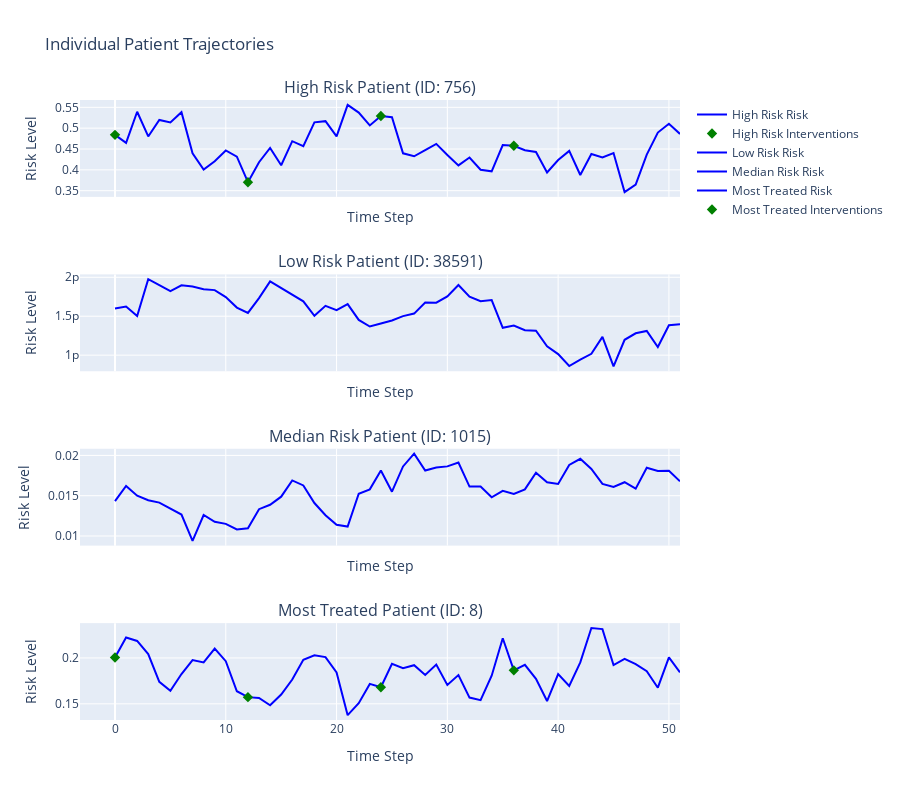

Notebook cell for this chart:
### Markdown cell above
## 🧑⚕️ Patient Trajectories {#trajectories}

### Code cell
# Patient trajectory analysis
if all(key in data for key in ['patient_risks', 'temporal_matrix', 'incidents', 'interventions']):
    # Select interesting patients for trajectory analysis
    risks = data['patient_risks']['base_risk']
    
    # Find patients with different risk profiles
    high_risk_patient = risks.idxmax()
    low_risk_patient = risks.idxmin()
    median_risk_patient = risks.median()
    median_risk_idx = (risks - median_risk_patient).abs().idxmin()
    
    # Find a patient who had interventions
    intervention_patients = data['interventions'].sum(axis=1)
    if intervention_patients.sum() > 0:
        treated_patient = intervention_patients.idxmax()
    else:
        treated_patient = None
    
    # Create patient trajectory plots
    patients_to_plot = {
        'High Risk': high_risk_patient,
        'Low Risk': low_risk_patient,
        'Median Risk': median_risk_idx
    }
    
    if treated_patient is not None:
        patients_to_plot['Most Treated'] = treated_patient
    
    fig = make_subplots(
        rows=len(patients_to_plot), cols=1,
        subplot_titles=[f"{name} Patient (ID: {idx})" for name, idx in patients_to_plot.items()],
        shared_xaxes=True
    )
    
    time_steps = list(range(len(data['temporal_matrix'].columns)))
    
    for row, (name, patient_idx) in enumerate(patients_to_plot.items(), 1):
        # Get patient data
        patient_risks = data['temporal_matrix'].iloc[patient_idx]
        patient_incidents = data['incidents'].iloc[patient_idx]
        patient_interventions = data['interventions'].iloc[patient_idx]
        
        # Plot temporal risk
        fig.add_trace(
            go.Scatter(
                x=time_steps,
                y=patient_risks,
                mode='lines',
                name=f'{name} Risk',
                line=dict(color='blue')
            ),
            row=row, col=1
        )
        
        # Mark incidents
        incident_times = [t for t, incident in enumerate(patient_incidents) if incident]
        if incident_times:
            incident_risks = [patient_risks.iloc[t] for t in incident_times]
            fig.add_trace(
                go.Scatter(
                    x=incident_times,
                    y=incident_risks,
                    mode='markers',
                    name=f'{name} Incidents',
                    marker=dict(color='red', size=10, symbol='x')
                ),
                row=row, col=1
            )
        
        # Mark interventions
        intervention_times = [t for t, intervention in enumerate(patient_interventions) if intervention]
        if intervention_times:
            intervention_risks = [patient_risks.iloc[t] for t in intervention_times]
            fig.add_trace(
                go.Scatter(
                    x=intervention_times,
                    y=intervention_risks,
                    mode='markers',
                    name=f'{name} Interventions',
                    marker=dict(color='green', size=8, symbol='diamond')
                ),
                row=row, col=1
            )
    
    fig.update_layout(
        height=200 * len(patients_to_plot),
        title_text="Individual Patient Trajectories",
        showlegend=True
    )
    
    fig.update_xaxes(title_text="Time Step")
    fig.update_yaxes(title_text="Risk Level")
    
    fig.show()
    
    # Print trajectory summaries
    print("🧑⚕️ Patient Trajectory Summary:")
    for name, patient_idx in patients_to_plot.items():
        base_risk = risks.iloc[patient_idx]
        total_incidents = data['incidents'].iloc[patient_idx].sum()
        total_interventions = data['interventions'].iloc[patient_idx].sum()
        
        print(f"   {name} (ID {patient_idx}):")
        print(f"     Base risk: {base_risk:.6f}")
        print(f"     Total incidents: {total_incidents}")
        print(f"     Total interventions: {total_interventions}")
else:
    print("❌ Patient trajectory data not available")

### Figure 1 — Plotly figure (JSON) as saved in the notebook; plotly's stock layout.template omitted (floating-point values rounded to 4 significant figures)
{"data": [{"line": {"color": "blue"}, "mode": "lines", "name": "High Risk Risk", "type": "scatter", "x": [0, 1, 2, 3, 4, 5, 6, 7, 8, 9, 10, 11, 12, 13, 14, 15, 16, 17, 18, 19, 20, 21, 22, 23, 24, 25, 26, 27, 28, 29, 30, 31, 32, 33, 34, 35, 36, 37, 38, 39, 40, 41, 42, 43, 44, 45, 46, 47, 48, 49, 50, 51], "xaxis": "x", "y": [0.4839, 0.4646, 0.5394, 0.4802, 0.5197, 0.5138, 0.5383, 0.4398, 0.4007, 0.4207, 0.4466, 0.4316, 0.3704, 0.4183, 0.4525, 0.4111, 0.4688, 0.4571, 0.5139, 0.5169, 0.4805, 0.556, 0.5374, 0.5066, 0.5293, 0.5264, 0.4397, 0.4326, 0.4476, 0.4624, 0.4356, 0.4107, 0.4296, 0.4003, 0.3965, 0.4594, 0.4577, 0.447, 0.443, 0.3938, 0.4236, 0.4454, 0.3878, 0.4381, 0.4298, 0.4403, 0.3468, 0.3648, 0.4366, 0.4894, 0.5105, 0.4861], "yaxis": "y"}, {"marker": {"color": "green", "size": 8, "symbol": "diamond"}, "mode": "markers", "name": "High Risk Interventions", "type": "scatter", "x": [0, 12, 24, 36], "xaxis": "x", "y": [0.4839, 0.3704, 0.5293, 0.4577], "yaxis": "y"}, {"line": {"color": "blue"}, "mode": "lines", "name": "Low Risk Risk", "type": "scatter", "x": [0, 1, 2, 3, 4, 5, 6, 7, 8, 9, 10, 11, 12, 13, 14, 15, 16, 17, 18, 19, 20, 21, 22, 23, 24, 25, 26, 27, 28, 29, 30, 31, 32, 33, 34, 35, 36, 37, 38, 39, 40, 41, 42, 43, 44, 45, 46, 47, 48, 49, 50, 51], "xaxis": "x2", "y": [1.599e-12, 1.625e-12, 1.502e-12, 1.975e-12, 1.9e-12, 1.824e-12, 1.897e-12, 1.882e-12, 1.846e-12, 1.835e-12, 1.746e-12, 1.611e-12, 1.543e-12, 1.732e-12, 1.947e-12, 1.859e-12, 1.782e-12, 1.691e-12, 1.505e-12, 1.633e-12, 1.579e-12, 1.655e-12, 1.453e-12, 1.368e-12, 1.407e-12, 1.445e-12, 1.501e-12, 1.534e-12, 1.677e-12, 1.674e-12, 1.754e-12, 1.902e-12, 1.751e-12, 1.693e-12, 1.707e-12, 1.352e-12, 1.379e-12, 1.32e-12, 1.315e-12, 1.115e-12, 1.014e-12, 8.603e-13, 9.439e-13, 1.017e-12, 1.234e-12, 8.553e-13, 1.197e-12, 1.28e-12, 1.311e-12, 1.104e-12, 1.385e-12, 1.399e-12], "yaxis": "y2"}, {"line": {"color": "blue"}, "mode": "lines", "name": "Median Risk Risk", "type": "scatter", "x": [0, 1, 2, 3, 4, 5, 6, 7, 8, 9, 10, 11, 12, 13, 14, 15, 16, 17, 18, 19, 20, 21, 22, 23, 24, 25, 26, 27, 28, 29, 30, 31, 32, 33, 34, 35, 36, 37, 38, 39, 40, 41, 42, 43, 44, 45, 46, 47, 48, 49, 50, 51], "xaxis": "x3", "y": [0.01432, 0.01622, 0.01501, 0.01444, 0.01414, 0.01342, 0.01266, 0.009405, 0.0126, 0.01175, 0.0115, 0.01081, 0.01096, 0.01333, 0.01387, 0.01488, 0.01689, 0.01627, 0.01409, 0.01258, 0.01138, 0.01117, 0.01524, 0.01578, 0.01812, 0.0155, 0.01863, 0.02022, 0.01812, 0.01849, 0.01864, 0.01911, 0.01613, 0.01613, 0.0148, 0.01559, 0.01522, 0.01579, 0.01786, 0.01667, 0.01646, 0.01881, 0.01957, 0.01831, 0.01647, 0.01608, 0.01667, 0.01587, 0.01847, 0.01808, 0.0181, 0.01678], "yaxis": "y3"}, {"line": {"color": "blue"}, "mode": "lines", "name": "Most Treated Risk", "type": "scatter", "x": [0, 1, 2, 3, 4, 5, 6, 7, 8, 9, 10, 11, 12, 13, 14, 15, 16, 17, 18, 19, 20, 21, 22, 23, 24, 25, 26, 27, 28, 29, 30, 31, 32, 33, 34, 35, 36, 37, 38, 39, 40, 41, 42, 43, 44, 45, 46, 47, 48, 49, 50, 51], "xaxis": "x4", "y": [0.2005, 0.2224, 0.2186, 0.2042, 0.174, 0.1641, 0.1825, 0.1977, 0.1952, 0.2103, 0.1965, 0.1637, 0.1573, 0.1564, 0.1484, 0.1602, 0.1765, 0.198, 0.203, 0.201, 0.1842, 0.1377, 0.1507, 0.1717, 0.168, 0.1935, 0.1888, 0.1921, 0.1814, 0.1928, 0.1706, 0.1813, 0.1568, 0.154, 0.1806, 0.2215, 0.1865, 0.1925, 0.1772, 0.153, 0.1823, 0.1695, 0.1952, 0.2327, 0.2314, 0.1923, 0.199, 0.1933, 0.1857, 0.1676, 0.2006, 0.1844], "yaxis": "y4"}, {"marker": {"color": "green", "size": 8, "symbol": "diamond"}, "mode": "markers", "name": "Most Treated Interventions", "type": "scatter", "x": [0, 12, 24, 36], "xaxis": "x4", "y": [0.2005, 0.1573, 0.168, 0.1865], "yaxis": "y4"}], "layout": {"annotations": [{"font": {"size": 16}, "showarrow": false, "text": "High Risk Patient (ID: 756)", "x": 0.5, "xanchor": "center", "xref": "paper", "y": 1, "yanchor": "bottom", "yref": "paper"}, {"font": {"size": 16}, "showarrow": false, "text": "Low Risk Patient (ID: 38591)", "x": 0.5, "xanchor": "center", "xref": "paper", "y": 0.7188, "yanchor": "bottom", "yref": "paper"}, {"font": {"size": 16}, "showarrow": false, "text": "Median Risk Patient (ID: 1015)", "x": 0.5, "xanchor": "center", "xref": "paper", "y": 0.4375, "yanchor": "bottom", "yref": "paper"}, {"font": {"size": 16}, "showarrow": false, "text": "Most Treated Patient (ID: 8)", "x": 0.5, "xanchor": "center", "xref": "paper", "y": 0.1562, "yanchor": "bottom", "yref": "paper"}], "height": 800, "showlegend": true, "title": {"text": "Individual Patient Trajectories"}, "xaxis": {"anchor": "y", "domain": [0, 1], "matches": "x4", "showticklabels": false, "title": {"text": "Time Step"}}, "xaxis2": {"anchor": "y2", "domain": [0, 1], "matches": "x4", "showticklabels": false, "title": {"text": "Time Step"}}, "xaxis3": {"anchor": "y3", "domain": [0, 1], "matches": "x4", "showticklabels": false, "title": {"text": "Time Step"}}, "xaxis4": {"anchor": "y4", "domain": [0, 1], "title": {"text": "Time Step"}}, "yaxis": {"anchor": "x", "domain": [0.8438, 1], "title": {"text": "Risk Level"}}, "yaxis2": {"anchor": "x2", "domain": [0.5625, 0.7188], "title": {"text": "Risk Level"}}, "yaxis3": {"anchor": "x3", "domain": [0.2812, 0.4375], "title": {"text": "Risk Level"}}, "yaxis4": {"anchor": "x4", "domain": [0, 0.1562], "title": {"text": "Risk Level"}}}}
